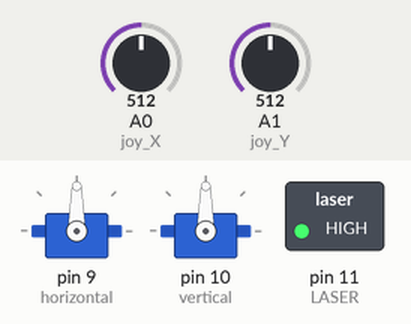
Recording of a sketch running on a simulated Arduino Uno, built with avr-gcc and run on an emulated ATmega328P. On the bench: 2 × servo, switched loads named in the sketch (green lamp = pin HIGH). The inputs (shaded band) are chosen by the test bench; at power-on: A0 (joy_X) = 512, A1 (joy_Y) = 512.

Above: at 1.2 s.
1.3 s: A0 (joy_X) set to 592
2.8 s: A0 (joy_X) set to 616
At 3.7 s:
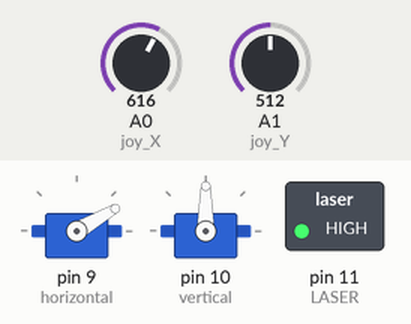
4.3 s: A1 (joy_Y) set to 591
5.8 s: A1 (joy_Y) set to 609
At 7.0 s:
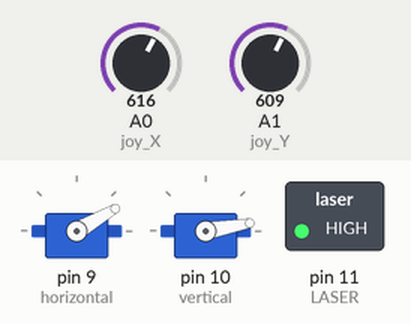
7.3 s: A0 (joy_X) set to 212
8.8 s: A0 (joy_X) set to 186
At 9.4 s:
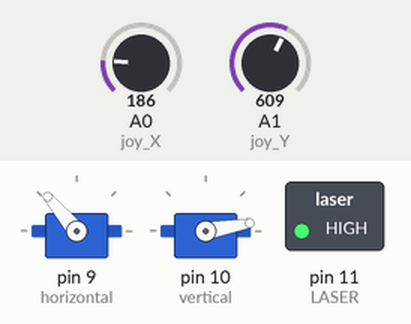
Timing chart, 0 to 11.3 s (numbered marks = the images above; inputs shaded):
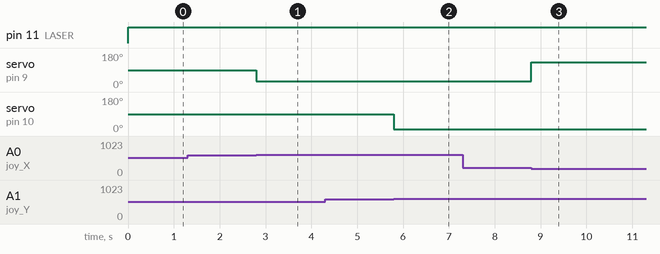

The sketch:

Laser.ino
```cpp
#include <Servo.h>   //서보모터를 사용하기 위한 라이브러리를 추가해준다

const int joy_X = 0;   //조이스틱의 x좌표를 측정해주는 핀을 아날로그 A0번에 연결한다.
const int joy_Y = 1;  //조이스틱의 y좌표를 측정해주는 핀을 아날로그 A1번에 연결한다.

Servo horizontal, vertical;    //서보모터 라이브러리의 변수를 선언
#define LASER 11    //LASER라는 변수는 11의 값으로 지정.

void setup() {
  horizontal.attach(9);   //수평을 조작하는 서보모터를 9번핀에 연결한다.
  vertical.attach(10);   //수직을 조작하는 서보모터를 10번핀에 연결한다.
  pinMode(LASER, OUTPUT);   //11번핀은 출력모드로 사용한다.

  Serial.begin(9600);   //시리얼통신을 시작한다.
}

void loop(){

  int x = analogRead(joy_X);   //조이스틱의 x축 값을 읽어온 후, 변수 a에 저장한다.
  int y = analogRead(joy_Y);   //조이스틱의 y축 값을 읽어온 후, 변수 b에 저장한다.
  digitalWrite(LASER, HIGH);   //레이저에서 불빛이 나오도록 한다.

  if(x>600){   //조이스틱의 x축이 오른쪽으로 당겨졌다면
      horizontal.write(30);   //수평 서보모터의 각도를 30도로 설정한다.
    }
   if(x<200){   //조이스틱의 x축이 왼쪽으로 당겨졌다면
      horizontal.write(130);   //수평 서보모터의 각도를 130도로 설정한다.
    }
   if(y<200){   //조이스틱의 y축이 윗쪽으로 당겨졌다면
      vertical.write(80);   //수직 서보모터의 각도를 80도로 설정한다.
    }
   if(y>600){   //조이스틱의 y축이 아래쪽으로 당겨졌다면
      vertical.write(10);   //수직 서보모터의 각도를 10도로 설정한다.
    }
}
```

Measured:
- the behaviour switches between 600 and 601 on A0 (joy_X) (found by bisection; images 0 and 1)
- the behaviour switches between 600 and 601 on A1 (joy_Y) (found by bisection; images 1 and 2)
- the behaviour switches between 200 and 199 on A0 (joy_X) (found by bisection; images 2 and 3)
- after the input at 1.3 s, every drawn part: stays the same
- after the input at 2.8 s, servo on pin 9 (horizontal): 90° → 30° at once
- after the input at 4.3 s, every drawn part: stays the same
- after the input at 5.8 s, servo on pin 10 (vertical): 90° → 10° at once
- after the input at 7.3 s, every drawn part: stays the same
- after the input at 8.8 s, servo on pin 9 (horizontal): 30° → 130° at once
